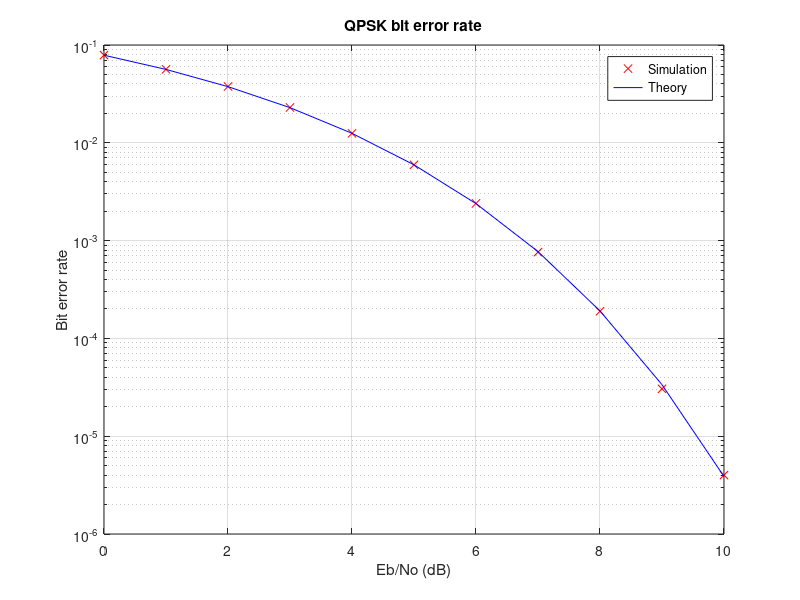
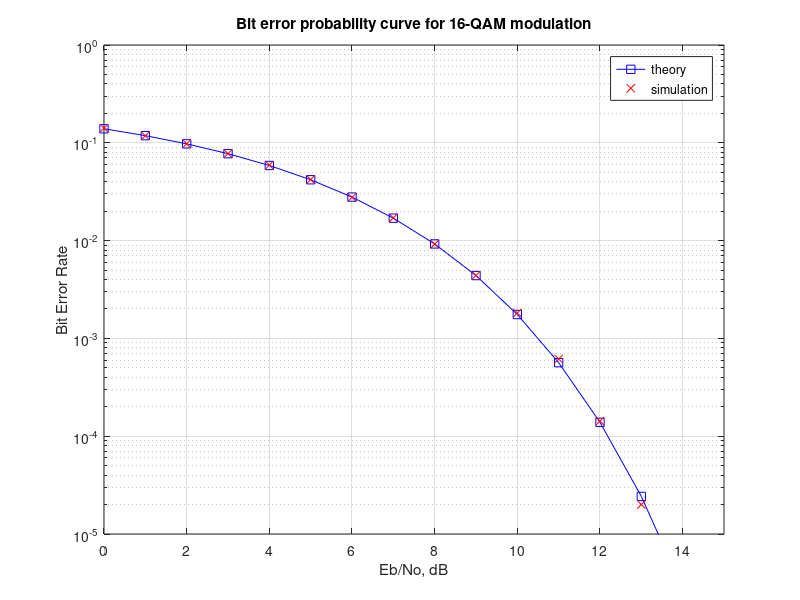
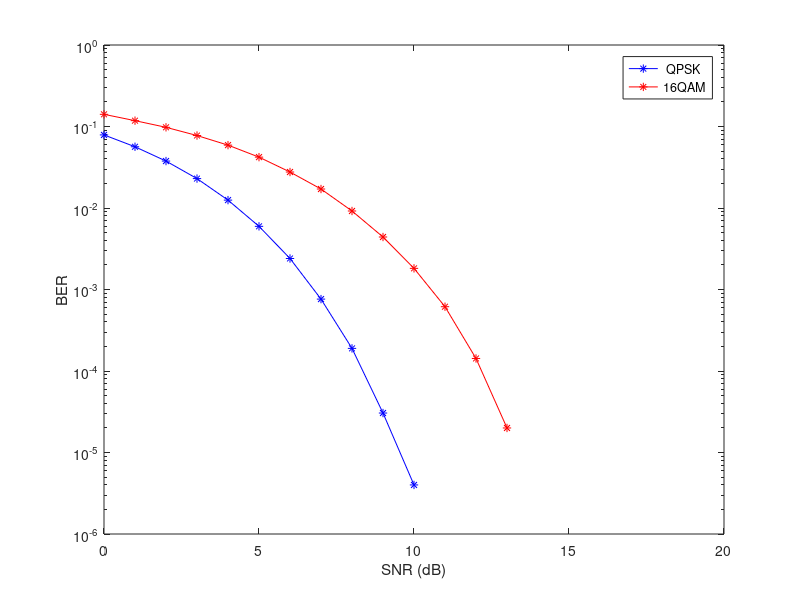

These charts were generated, in order, by the following MATLAB code:
clear all;clc;close all;
%%----------------------------------QPSK-------------------------------------
%number of symbols in simulation
Nsyms = 1e6;
% energy per symbol
Es = 1;
% energy per bit (2 bits/symbol for QPSK)
Eb = Es / 2;
% Eb/No values to simulate at, in dB
EbNo_dB = linspace(0, 10, 11);
% Eb/No values in linear scale
EbNo_lin = 10.^(EbNo_dB / 10);
% keep track of bit errors for each Eb/No point
bit_err = zeros(size(EbNo_lin));
for i=1:length(EbNo_lin)
    % generate source symbols
    syms = (1 - 2 * (randn(Nsyms,1) > 0)) + j * (1 - 2 * (randn(Nsyms, 1) > 0));
    % add noise
    syms_noisy = sqrt(Es/2) * syms + sqrt(Eb/(2*EbNo_lin(i))) * (randn(size(syms)) + j * randn(size(syms)));
    % recover symbols from each component (real and imaginary)
    syms_rec_r = sign(real(syms_noisy));
    syms_rec_i = sign(imag(syms_noisy));
    % count bit errors
    bit_err(i) = sum((syms_rec_r ~= real(syms)) + (syms_rec_i ~= imag(syms)));
end
% convert to bit error rate
bit_err = bit_err / (2 * Nsyms);

% calculate theoretical bit error rate, functionally equivalent to:
bit_err_theo = 0.5*erfc(sqrt(2*EbNo_lin)/sqrt(2));
figure;
semilogy(EbNo_dB, bit_err, 'rx', EbNo_dB, bit_err_theo, 'b-');
xlabel('Eb/No (dB)');
ylabel('Bit error rate');
title('QPSK bit error rate');
legend('Simulation','Theory');
grid on;

%%-------------------------------16QAM----------------------------------------------------- 
% Bit Error Rate for 16-QAM modulation using Gray modulation mapping
N = 10^5; % number of symbols
M = 16;   % constellation size
k = log2(M); % bits per symbol

% defining the real and imaginary PAM constellation
% for 16-QAM
alphaRe = [-(2*sqrt(M)/2-1):2:-1 1:2:2*sqrt(M)/2-1];
alphaIm = [-(2*sqrt(M)/2-1):2:-1 1:2:2*sqrt(M)/2-1];
k_16QAM = 1/sqrt(10);

Eb_N0_dB  = [0:15]; % multiple Es/N0 values
Es_N0_dB  = Eb_N0_dB + 10*log10(k);

% Mapping for binary <--> Gray code conversion
ref = [0:k-1];
map = bitxor(ref,floor(ref/2));
[tt ind] = sort(map);                                

for ii = 1:length(Eb_N0_dB)
    
    % symbol generation
    % ------------------
    ipBit = rand(1,N*k,1)>0.5; % random 1's and 0's
    ipBitReshape = reshape(ipBit,k,N).';
    bin2DecMatrix = ones(N,1)*(2.^[(k/2-1):-1:0]) ; % conversion from binary to decimal
    % real
    ipBitRe =  ipBitReshape(:,[1:k/2]);
    ipDecRe = sum(ipBitRe.*bin2DecMatrix,2);
    ipGrayDecRe = bitxor(ipDecRe,floor(ipDecRe/2));
    % imaginary
    ipBitIm =  ipBitReshape(:,[k/2+1:k]);
    ipDecIm = sum(ipBitIm.*bin2DecMatrix,2);
    ipGrayDecIm = bitxor(ipDecIm,floor(ipDecIm/2)); 
    % mapping the Gray coded symbols into constellation
    modRe = alphaRe(ipGrayDecRe+1);
    modIm = alphaIm(ipGrayDecIm+1);
    % complex constellation
    mod = modRe + j*modIm;
    s = k_16QAM*mod; % normalization of transmit power to one 
    
    % noise
    % -----
    n = 1/sqrt(2)*[randn(1,N) + j*randn(1,N)]; % white guassian noise, 0dB variance 
    
    y = s + 10^(-Es_N0_dB(ii)/20)*n; % additive white gaussian noise

    % demodulation
    % ------------
    y_re = real(y)/k_16QAM; % real part
    y_im = imag(y)/k_16QAM; % imaginary part

    % rounding to the nearest alphabet
    ipHatRe = 2*floor(y_re/2)+1;
    ipHatRe(find(ipHatRe>max(alphaRe))) = max(alphaRe);
    ipHatRe(find(ipHatRe<min(alphaRe))) = min(alphaRe);
    ipHatIm = 2*floor(y_im/2)+1;
    ipHatIm(find(ipHatIm>max(alphaIm))) = max(alphaIm);
    ipHatIm(find(ipHatIm<min(alphaIm))) = min(alphaIm);

    % Constellation to Decimal conversion
    ipDecHatRe = ind(floor((ipHatRe+4)/2+1))-1; % LUT based
    ipDecHatIm = ind(floor((ipHatIm+4)/2+1))-1; % LUT based

    % converting to binary string
    ipBinHatRe = dec2bin(ipDecHatRe,k/2);
    ipBinHatIm = dec2bin(ipDecHatIm,k/2);

    % converting binary string to number
    ipBinHatRe = ipBinHatRe.';
    ipBinHatRe = ipBinHatRe(1:end).';
    ipBinHatRe = reshape(str2num(ipBinHatRe).',k/2,N).' ;
    
    ipBinHatIm = ipBinHatIm.';
    ipBinHatIm = ipBinHatIm(1:end).';
    ipBinHatIm = reshape(str2num(ipBinHatIm).',k/2,N).' ;

    % counting errors for real and imaginary
    nBitErr(ii) = size(find([ipBitRe- ipBinHatRe]),1) + size(find([ipBitIm - ipBinHatIm]),1) ;

end 
simBer = nBitErr/(N*k);
theoryBer = (1/k)*3/2*erfc(sqrt(k*0.1*(10.^(Eb_N0_dB/10))));

figure
semilogy(Eb_N0_dB,theoryBer,'bs-',Eb_N0_dB,simBer,'rx');
axis([0 15 10^-5 1])
grid on
legend('theory', 'simulation');
xlabel('Eb/No, dB')
ylabel('Bit Error Rate')
title('Bit error probability curve for 16-QAM modulation')

%%
figure();
semilogy(EbNo_dB,bit_err,'b-*',Eb_N0_dB,simBer,'r-*');
hold on;
xlabel('SNR (dB)');
ylabel('BER');
legend(' QPSK','16QAM');
